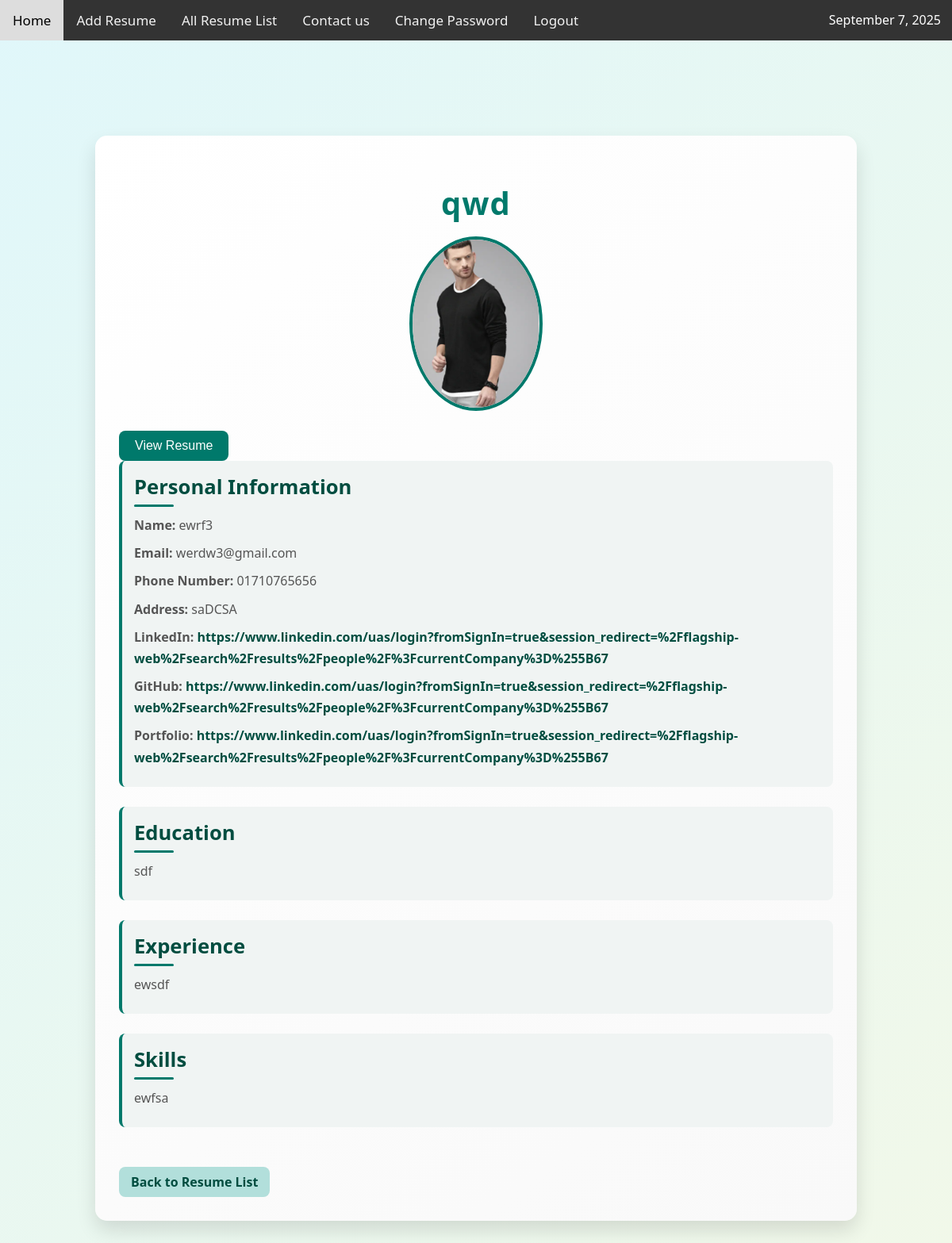
/resume/3/ (signed in), run on the app's committed database.
### Portfolio/models.py (models this page shows, shortened)
class ResumeModel(models.Model):
    title = models.CharField(max_length=100, blank=True, null=True)
    description = models.TextField(blank=True, null=True)
    profile_pic = models.ImageField(upload_to="profile_pics/", null=True, blank=True)
    file = models.FileField(upload_to='resumes/', blank=True, null=True)
    name = models.CharField(max_length=100, blank=True, null=True)
    email = models.EmailField(blank=True, null=True)
    phone_number = models.CharField(max_length=15, blank=True, null=True)
    address = models.TextField(blank=True, null=True)
    linkedin_url = models.URLField(blank=True, null=True)
    github_url = models.URLField(blank=True, null=True)
    portfolio_url = models.URLField(blank=True, null=True)
    education = models.TextField(blank=True, null=True)
    experience = models.TextField(blank=True, null=True)
    skills = models.TextField(blank=True, null=True)

### Portfolio/views.py (the view)
# urls.py: path("resume/<int:id>/", resume_detail_view, name="resume_detail"),
@login_required
def resume_detail_view(request,id):
    resume=ResumeModel.objects.get(id=id)
    return render(request,"view_resume.html",{'resume':resume})

### Portfolio/templates/view_resume.html (shortened to what this page needs)
{% extends 'base.html' %}
{% block body %}
<div class="resume-container">
    <h1>{{ resume.title }}</h1>
    {% if resume.profile_pic %}
    <img src="{{ resume.profile_pic.url }}" alt="{{ resume.name }}">
{% endif %}
{% if resume.file %}
    <a href="{{ resume.file.url }}" target="_blank">
        <button>View Resume</button>
    </a>
{% endif %}
    {% if resume.name %}
        <div class="section">
            <h2>Personal Information</h2>
            <p><strong>Name:</strong> {{ resume.name }}</p>
            {% if resume.email %}
                <p><strong>Email:</strong> {{ resume.email }}</p>
            {% endif %}
            {% if resume.phone_number %}
                <p><strong>Phone Number:</strong> {{ resume.phone_number }}</p>
            {% endif %}
            {% if resume.address %}
                <p><strong>Address:</strong> {{ resume.address }}</p>
            {% endif %}
            {% if resume.linkedin_url %}
                <p><strong>LinkedIn:</strong> <a href="{{ resume.linkedin_url }}" target="_blank">{{ resume.linkedin_url }}</a></p>
            {% endif %}
            {% if resume.github_url %}
                <p><strong>GitHub:</strong> <a href="{{ resume.github_url }}" target="_blank">{{ resume.github_url }}</a></p>
            {% endif %}
            {% if resume.portfolio_url %}
                <p><strong>Portfolio:</strong> <a href="{{ resume.portfolio_url }}" target="_blank">{{ resume.portfolio_url }}</a></p>
            {% endif %}
        </div>
    {% endif %}
    {% if resume.education %}
        <div class="section">
            <h2>Education</h2>
            <p>{{ resume.education }}</p>
        </div>
    {% endif %}
    {% if resume.experience %}
        <div class="section">
            <h2>Experience</h2>
            <p>{{ resume.experience }}</p>
        </div>
    {% endif %}
    {% if resume.skills %}
        <div class="section">
            <h2>Skills</h2>
            <p>{{ resume.skills }}</p>
        </div>
    {% endif %}
    <a href="{% url 'resume_list' %}" class="back-link">Back to Resume List</a>
</div>
{% endblock body %}

### Portfolio/templates/base.html (shortened to what this page needs)
<!DOCTYPE html>
<html>
<head>
</head>
<body>
{% include 'navbar.html' %}
{% block body %}
{% endblock body %}
</body>
</html>

### Portfolio/templates/navbar.html (shortened to what this page needs)
<div class="topnav">
  <a href="{% url 'home' %}" class="{% if request.resolver_match.url_name == 'home' %}active{% endif %}">Home</a>
  <a href="{% url 'add_resume' %}" class="{% if request.resolver_match.url_name == 'add_resume' %}active{% endif %}">Add Resume</a>
  <a href="{% url 'resume_list' %}" class="{% if request.resolver_match.url_name == 'resume_list' %}active{% endif %}">All Resume List</a>
  <a href="{% url 'contact_page' %}" class="{% if request.resolver_match.url_name == 'contact_page' %}active{% endif %}">Contact us</a>
  <a href="{% url 'change_password' %}" class="{% if request.resolver_match.url_name == 'change_password' %}active{% endif %}">Change Password</a>
  <a href="{% url 'logout' %}" class="{% if request.resolver_match.url_name == 'logout' %}active{% endif %}">Logout</a>
  <span style="float: right; padding: 14px; color: white;">
    {% now "F j, Y" %}
  </span>
</div>

### Portfolio/templates/base.html (style rules this page uses)
body { margin: 0; font-family: Arial, Helvetica, sans-serif; }
.topnav { overflow: hidden; background-color: #333; }
.topnav a { float: left; color: #f2f2f2; text-align: center; padding: 14px 16px; text-decoration: none; font-size: 17px; }

### Portfolio/templates/view_resume.html (style rules this page uses)
body { font-family: 'Segoe UI', Tahoma, Geneva, Verdana, sans-serif; background: linear-gradient(135deg, #e0f7fa, #f1f8e9); margin: 0; color: #333; }
.resume-container { width: 85%; max-width: 900px; margin: 120px auto 40px auto; padding: 30px; background: linear-gradient(145deg, #ffffff, #f9f9f9); border-radius: 15px; box-shadow: 0 12px 25px rgba(0,0,0,0.12); transition: transform 0.3s ease, box-shadow 0.3s ease; }
.resume-container h1 { font-size: 2.5em; margin-bottom: 15px; text-align: center; color: #00796b; letter-spacing: 1px; }
.resume-container img { display: block; max-width: 160px; height: auto; border-radius: 50%; margin: 0 auto 25px auto; border: 4px solid #00796b; }
.section { margin-bottom: 25px; padding: 15px; border-left: 4px solid #00796b; background-color: #f0f4f3; border-radius: 8px; transition: background-color 0.3s ease; }
.section h2 { margin-top: 0; font-size: 1.6em; color: #004d40; margin-bottom: 10px; position: relative; }
.section h2::after { content: ''; display: block; width: 50px; height: 3px; background-color: #00796b; margin-top: 5px; border-radius: 2px; }
.section p { line-height: 1.7; color: #555; margin: 8px 0; font-size: 1em; }
.resume-container a { color: #004d40; text-decoration: none; font-weight: 600; }
button { background-color: #00796b; color: #fff; padding: 10px 20px; border: none; border-radius: 8px; cursor: pointer; font-size: 1em; transition: background-color 0.3s ease, transform 0.2s ease; }
.back-link { display: inline-block; margin-top: 25px; font-size: 16px; padding: 8px 15px; background-color: #b2dfdb; border-radius: 8px; transition: background-color 0.3s ease, color 0.3s ease; }

### data on the page
ResumeModel: title "qwd", profile_pic (picture), name "ewrf3", email "werdw3@gmail.com", phone_number "01710765656", address "saDCSA", linkedin_url "https://www.linkedin.com/uas/login?fromSignIn=true&session_redirect=%2Fflagship-web%2Fsearch%2Fresults%2Fpeople%2F%3FcurrentCompany%3D%255B67", github_url "https://www.linkedin.com/uas/login?fromSignIn=true&session_redirect=%2Fflagship-web%2Fsearch%2Fresults%2Fpeople%2F%3FcurrentCompany%3D%255B67", portfolio_url "https://www.linkedin.com/uas/login?fromSignIn=true&session_redirect=%2Fflagship-web%2Fsearch%2Fresults%2Fpeople%2F%3FcurrentCompany%3D%255B67", education "sdf", experience "ewsdf", skills "ewfsa"
